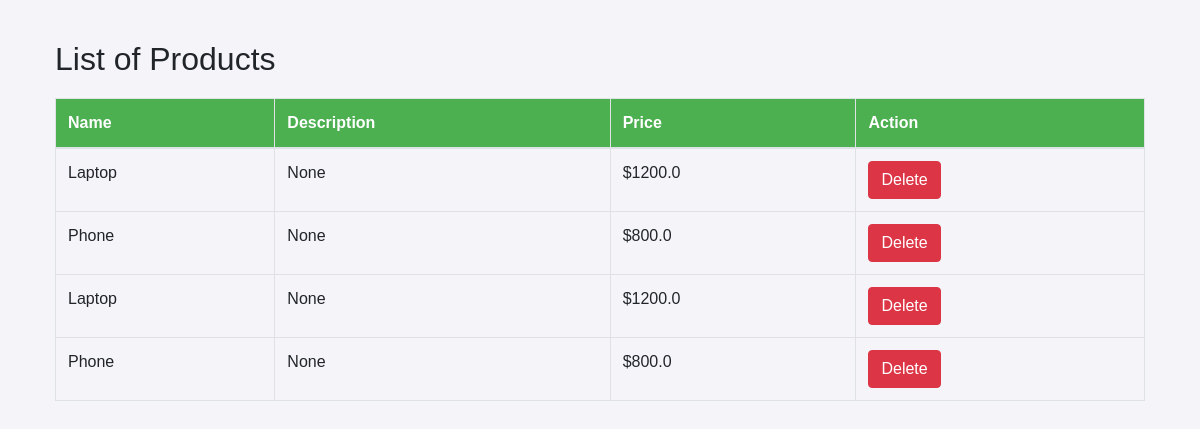
/products, run on an earlier commit of the app's database.
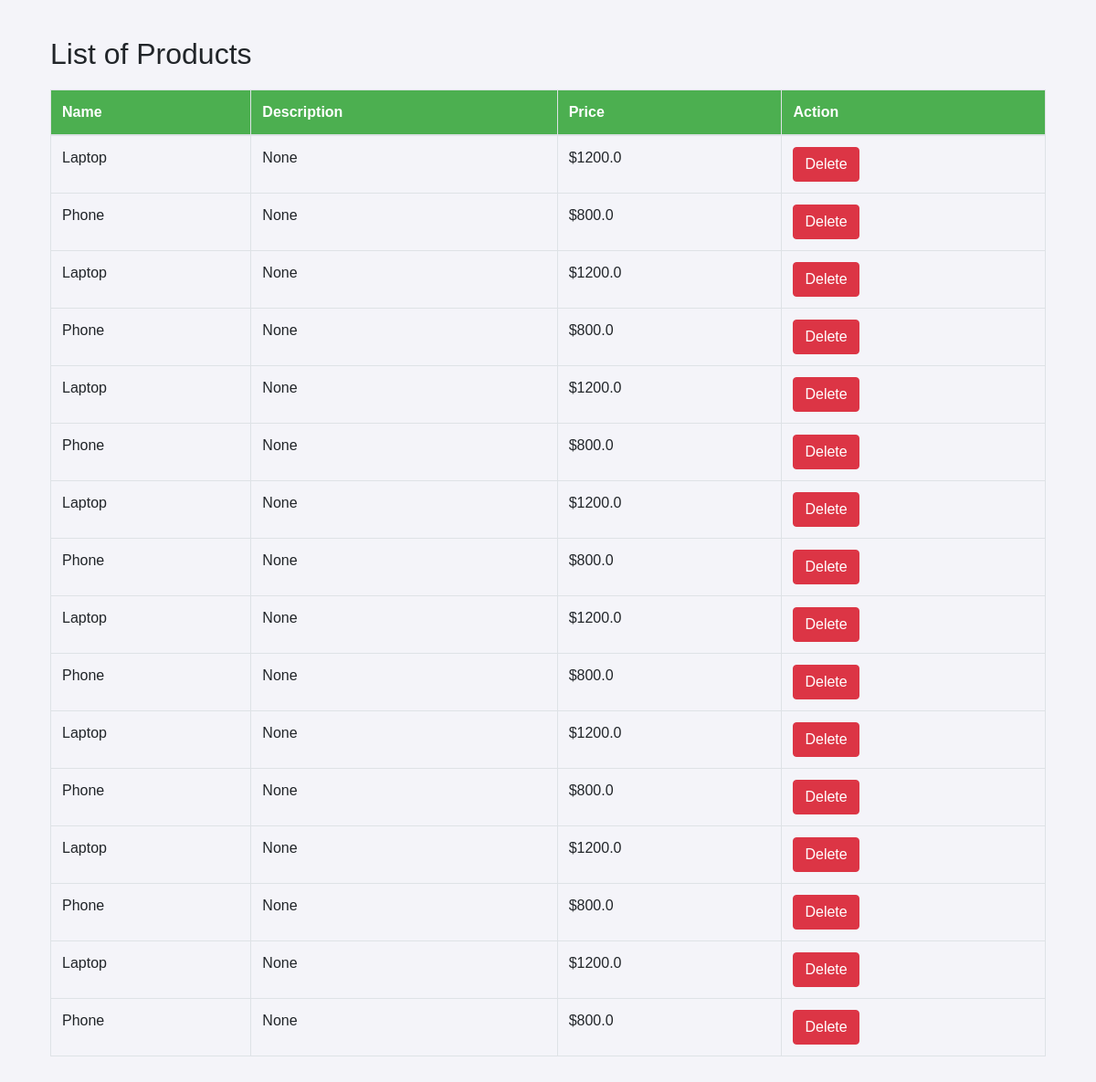
And on a later commit of the database.
### app/models/product.py (models this page shows)
class Product(db.Model):
    __tablename__ = 'products'  # Correct table name used in ForeignKey reference
    id = db.Column(db.Integer, primary_key=True)
    nom = db.Column(db.String, nullable=False)
    description = db.Column(db.String)
    price = db.Column(db.Float, nullable=False)
    weight = db.Column(db.Float, nullable=False) # Weight of the product in kg

### app/routes/product.py (the view)
@product_bp.route('/products', methods=['GET'])
def list_products():
    products = Product.query.all()
    return render_template('products/list_products.html', products=products)

### app/templates/products/list_products.html (shortened to what this page needs)
{% extends "base.html" %}
{% block content %}
<div class="container">
    <h2>List of Products</h2>
    <table class="table table-bordered">
        <thead>
            <tr>
                <th>Name</th>
                <th>Description</th>
                <th>Price</th>
                <th>Action</th>
            </tr>
        </thead>
        <tbody>
            {% for product in products %}
            <tr>
                <td>{{ product.nom }}</td>
                <td>{{ product.description }}</td>
                <td>${{ product.price }}</td>
                <td>
                    <form action="{{ url_for('product.delete_product', id=product.id) }}" method="POST" style="display:inline;">
                        <button type="submit" class="btn btn-danger">Delete</button>
                    </form>
                </td>
            </tr>
            {% endfor %}
        </tbody>
    </table>
</div>
{% endblock %}

### app/templates/base.html (shortened to what this page needs)
<!DOCTYPE html>
<html lang="en">
<head>
    <link href="https://maxcdn.bootstrapcdn.com/bootstrap/4.5.2/css/bootstrap.min.css" rel="stylesheet">
    <link rel="stylesheet" href="https://unpkg.com/leaflet@1.7.1/dist/leaflet.css" />
</head>
<body>
    {% block content %}
    {% endblock %}
</body>
</html>

### app/templates/base.html (style rules this page uses)
body { font-family: Arial, sans-serif; margin: 40px; background-color: #f4f4f9; }
table { width: 100%; margin-top: 20px; }
th, td { padding: 8px; text-align: left; border-bottom: 1px solid #ddd; }
th { background-color: #4CAF50; color: white; }

What changed in the data, as far as the page shows it:
added Product: nom "Laptop", description "None", price "1200.0"
added Product: nom "Phone", description "None", price "800.0"
added Product: nom "Laptop", description "None", price "1200.0"
added Product: nom "Phone", description "None", price "800.0"
added Product: nom "Laptop", description "None", price "1200.0"
added Product: nom "Phone", description "None", price "800.0"
added Product: nom "Laptop", description "None", price "1200.0"
added Product: nom "Phone", description "None", price "800.0"
added Product: nom "Laptop", description "None", price "1200.0"
added Product: nom "Phone", description "None", price "800.0"
added Product: nom "Laptop", description "None", price "1200.0"
added Product: nom "Phone", description "None", price "800.0"
